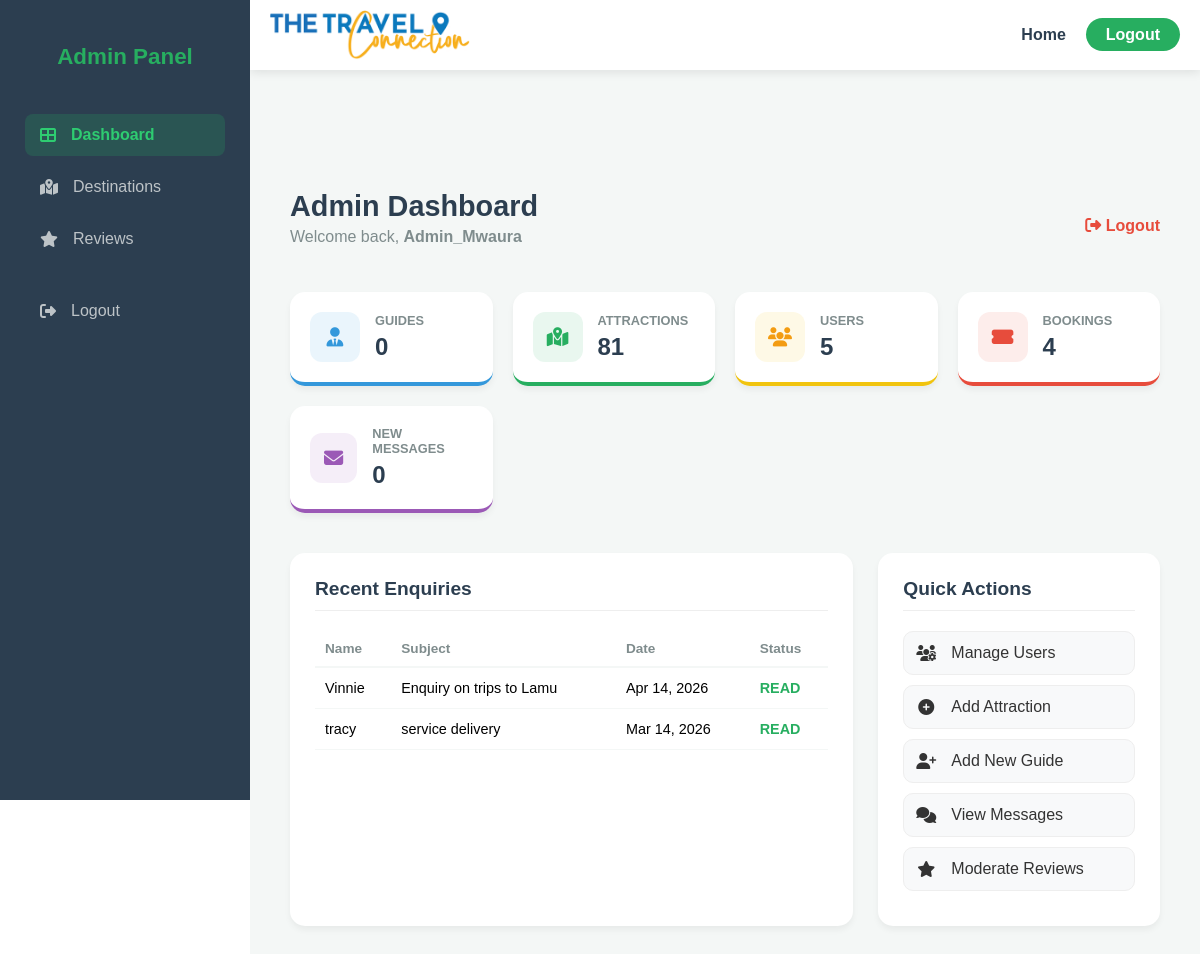
Page /admin/dashboard.php (signed in) on the committed database.
### tables this page shows
CREATE TABLE `contact_messages` (
  `id` int(11) NOT NULL,
  `name` varchar(100) NOT NULL,
  `email` varchar(100) NOT NULL,
  `subject` varchar(200) DEFAULT NULL,
  `message` text NOT NULL,
  `created_at` timestamp NOT NULL DEFAULT current_timestamp(),
  `status` enum('unread','read') DEFAULT 'unread'
);

### admin/dashboard.php (the view, shortened to what this page needs)
<?php
include("../includes/db.php");
include("../includes/header.php");
include("../includes/sidebar.php");
$guides = mysqli_num_rows(mysqli_query($link, "SELECT * FROM guides"));
$users = mysqli_num_rows(mysqli_query($link, "SELECT * FROM users"));
$attractions = mysqli_num_rows(mysqli_query($link, "SELECT * FROM attractions"));
$bookings = mysqli_num_rows(mysqli_query($link, "SELECT * FROM bookings"));
$messages = mysqli_num_rows(mysqli_query($link, "SELECT * FROM contact_messages WHERE status='unread'"));
$recent_msgs = mysqli_query($link, "SELECT * FROM contact_messages ORDER BY created_at DESC LIMIT 5");
?>
<!DOCTYPE html>
<html lang="en">
<head>
    <link rel="stylesheet" href="https://cdnjs.cloudflare.com/ajax/libs/font-awesome/6.4.0/css/all.min.css">
</head>
<body>
<div class="main-content">
    <div class="dashboard-header">
        <div>
            <h1>Admin Dashboard</h1>
            <p style="color: #7f8c8d; margin-top: 5px;">Welcome back, <strong><?php echo htmlspecialchars($_SESSION['name']); ?></strong></p>
        </div>
        <a href="../auth/logout.php" style="color: #e74c3c; text-decoration: none; font-weight: bold;"><i class="fas fa-sign-out-alt"></i> Logout</a>
    </div>
    <div class="cards-container">
        <a href="manage_guides.php" class="stat-card-link">
            <div class="stat-card card-guides">
                <div class="icon-box bg-blue"><i class="fas fa-user-tie"></i></div>
                <div class="stat-info"><h3>Guides</h3><p><?php echo $guides; ?></p></div>
            </div>
        </a>
        <a href="manage_attractions.php" class="stat-card-link">
            <div class="stat-card card-attractions">
                <div class="icon-box bg-green"><i class="fas fa-map-marked-alt"></i></div>
                <div class="stat-info"><h3>Attractions</h3><p><?php echo $attractions; ?></p></div>
            </div>
        </a>
        <a href="manage_users.php" class="stat-card-link">
            <div class="stat-card card-users">
                <div class="icon-box bg-yellow"><i class="fas fa-users"></i></div>
                <div class="stat-info"><h3>Users</h3><p><?php echo $users; ?></p></div>
            </div>
        </a>
        <div class="stat-card card-bookings">
            <div class="icon-box bg-red"><i class="fas fa-ticket-alt"></i></div>
            <div class="stat-info"><h3>Bookings</h3><p><?php echo $bookings; ?></p></div>
        </div>
        <a href="view_messages.php" class="stat-card-link">
            <div class="stat-card card-messages">
                <div class="icon-box bg-purple"><i class="fas fa-envelope"></i></div>
                <div class="stat-info"><h3>New Messages</h3><p><?php echo $messages; ?></p></div>
            </div>
        </a>
    </div>
    <div class="dashboard-grid">
        <div class="section-box">
            <h2>Recent Enquiries</h2>
            <table>
                <thead>
                    <tr>
                        <th>Name</th>
                        <th>Subject</th>
                        <th>Date</th>
                        <th>Status</th>
                    </tr>
                </thead>
                <tbody>
                    <?php while($msg = mysqli_fetch_assoc($recent_msgs)): ?>
                    <tr>
                        <td><?php echo htmlspecialchars($msg['name']); ?></td>
                        <td><?php echo htmlspecialchars($msg['subject']); ?></td>
                        <td><?php echo date('M d, Y', strtotime($msg['created_at'])); ?></td>
                        <td><span class="status-<?php echo strtoupper($msg['status']); ?>"><?php echo strtoupper($msg['status']); ?></span></td>
                    </tr>
                    <?php endwhile; ?>
                </tbody>
            </table>
        </div>
        <div class="section-box">
            <h2>Quick Actions</h2>
            <a href="manage_users.php" class="btn-action"><i class="fas fa-users-cog"></i> Manage Users</a>
            <a href="manage_attractions.php" class="btn-action"><i class="fas fa-plus-circle"></i> Add Attraction</a>
            <a href="manage_guides.php" class="btn-action"><i class="fas fa-user-plus"></i> Add New Guide</a>
            <a href="view_messages.php" class="btn-action"><i class="fas fa-comments"></i> View Messages</a>
            <a href="manage_reviews.php" class="btn-action"><i class="fas fa-star"></i> Moderate Reviews</a>
        </div>
    </div>
</div>
</body>
</html>

### includes/header.php (style rules this page uses)
:root { --primary-color: #27ae60; --dark-color: #2c3e50; --light-color: #ffffff; }

### admin/dashboard.php (style rules this page uses)
body, html { margin: 0; padding: 0; font-family: 'Poppins', sans-serif; }
.main-content { margin-left: 250px; padding: 40px; padding-top: 120px; background: #f4f7f6; min-height: 100vh; box-sizing: border-box; transition: margin-left 0.3s ease; }
.dashboard-header { display: flex; justify-content: space-between; align-items: center; margin-bottom: 30px; }
.dashboard-header h1 { color: #2c3e50; font-size: 1.8rem; margin: 0; }
.cards-container { display: grid; grid-template-columns: repeat(auto-fit, minmax(200px, 1fr)); gap: 20px; margin-bottom: 40px; }
.stat-card-link { text-decoration: none; color: inherit; display: block; }
.stat-card { background: #fff; padding: 20px; border-radius: 15px; display: flex; align-items: center; box-shadow: 0 4px 6px rgba(0,0,0,0.05); border-bottom: 4px solid transparent; transition: 0.3s; height: 100%; box-sizing: border-box; }
.icon-box { width: 50px; height: 50px; border-radius: 12px; display: flex; justify-content: center; align-items: center; font-size: 1.2rem; margin-right: 15px; }
.card-guides { border-color: #3498db; }
.card-attractions { border-color: #27ae60; }
.card-users { border-color: #f1c40f; }
.card-bookings { border-color: #e74c3c; }
.card-messages { border-color: #9b59b6; }
.bg-blue { background: rgba(52, 152, 219, 0.1); color: #3498db; }
.bg-green { background: rgba(39, 174, 96, 0.1); color: #27ae60; }
.bg-yellow { background: rgba(241, 196, 15, 0.1); color: #f39c12; }
.bg-red { background: rgba(231, 76, 60, 0.1); color: #e74c3c; }
.bg-purple { background: rgba(155, 89, 182, 0.1); color: #9b59b6; }
.stat-info h3 { margin: 0; font-size: 0.8rem; color: #7f8c8d; text-transform: uppercase; }
.stat-info p { margin: 5px 0 0; font-size: 1.5rem; font-weight: bold; color: #2c3e50; }
.dashboard-grid { display: grid; grid-template-columns: 2fr 1fr; gap: 25px; }
.section-box { background: #fff; padding: 25px; border-radius: 15px; box-shadow: 0 4px 6px rgba(0,0,0,0.05); }
.section-box h2 { font-size: 1.2rem; margin-top: 0; color: #2c3e50; margin-bottom: 20px; border-bottom: 1px solid #eee; padding-bottom: 10px; }
table { width: 100%; border-collapse: collapse; }
th { text-align: left; color: #7f8c8d; font-size: 0.85rem; padding: 10px; border-bottom: 2px solid #f4f7f6; }
td { padding: 12px 10px; font-size: 0.9rem; border-bottom: 1px solid #f4f7f6; }
.btn-action { display: flex; align-items: center; padding: 12px; background: #f8f9fa; color: #333; text-decoration: none; border-radius: 10px; margin-bottom: 10px; transition: 0.3s; border: 1px solid #eee; }
.btn-action i { margin-right: 15px; width: 20px; text-align: center; }
.status-READ { color: #27ae60; font-weight: bold; }

### rows in the picture
contact_messages: name "Vinnie", subject "Enquiry on trips to Lamu", created_at "Apr 14, 2026", status "READ"
contact_messages: name "tracy", subject "service delivery", created_at "Mar 14, 2026", status "READ"

### other values in the picture
$_SESSION['name'] "Admin_Mwaura"
$guides "0"
$attractions "81"
$users "5"
$bookings "4"
$messages "0"
